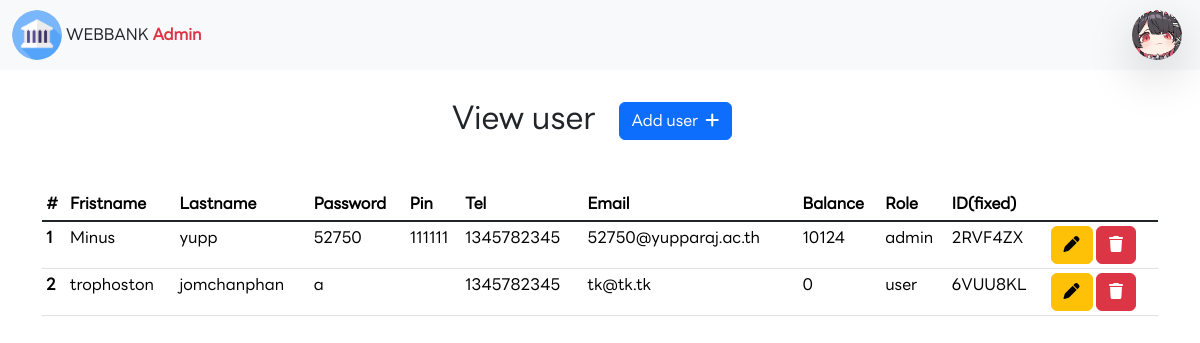
Screenshot of /admin/ad_viewuser.php (signed in) with the database file from the repository.
### tables this page shows
CREATE TABLE `users` (
  `u_id` int(11) NOT NULL,
  `u_fname` varchar(225) NOT NULL,
  `u_lname` varchar(225) NOT NULL,
  `u_tel` varchar(225) NOT NULL,
  `u_mail` varchar(225) NOT NULL,
  `u_role` varchar(225) NOT NULL,
  `u_bal` int(11) NOT NULL,
  `u_pin` varchar(225) NOT NULL,
  `u_pass` varchar(225) NOT NULL,
  `u_secid` varchar(225) NOT NULL
);

### server/connect.php (called while the page is built, shortened)
<?php
class DB_conn {
    private $DB_host = "localhost";
    private $DB_user = "root";
    private $DB_pass = "";
    private $DB_name = "webbank";
    public function __construct() {
        $this->conn = new mysqli($this->DB_host, $this->DB_user, $this->DB_pass, $this->DB_name);
    }
}

### function/userfunc.php (called while the page is built, shortened)
<?php
class User_class extends DB_conn {
     public function readall(){
          $sql = "SELECT * FROM users";
          $result = $this->conn->query($sql);
          $row = $result->fetch_all(MYSQLI_ASSOC);
          return $row;
          exit();
     }
}

### admin/ad_viewuser.php (the view, shortened to what this page needs)
<?php require_once("../server/connect.php");
require_once("../function/userfunc.php");
$obj = new User_class();
$vuser = $obj->readall();
?>
<!DOCTYPE html>
<html lang="en">
<head>
     <link rel="stylesheet" href="../plugin/bootstrap.css">
     <link rel="stylesheet" href="../dist/public.css">
</head>
<body class="overflow-x-scroll">
     <?php require_once("./ad_components/ad_nav.php"); ?>
     <p class="fs-2 text-center p-3">View user <a href="./ad_adduser.php" class="btn btn-primary m-3">Add user&nbsp;&nbsp;<i class="h-r-90 fa-solid fa-plus"></i></a></p>
     <div class=" container  ">
          <table class="table table-hover table-sm w-100">
               <thead>
                    <tr>
                         <th scope="col">#</th>
                         <th scope="col">Fristname</th>
                         <th scope="col">Lastname</th>
                         <th scope="col">Password</th>
                         <th scope="col">Pin</th>
                         <th scope="col">Tel</th>
                         <th scope="col">Email</th>
                         <th scope="col">Balance</th>
                         <th scope="col">Role</th>
                         <th scope="col">ID(fixed)</th>
                         <th scope="col"></th>
                    </tr>
               </thead>
               <tbody class="table-group-divider ">
                    <?php
                    $i = 1;
                    foreach ($vuser as $vu) {
                    ?>
                         <tr>
                              <th scope="row"><?php echo $i; ?></th>
                              <td><?php echo $vu["u_fname"]; ?></td>
                              <td><?php echo $vu["u_lname"]; ?></td>
                              <td><?php echo $vu["u_pass"]; ?></td>
                              <td><?php echo $vu["u_pin"]; ?></td>
                              <td><?php echo $vu["u_tel"]; ?></td>
                              <td><?php echo $vu["u_mail"]; ?></td>
                              <td><?php echo $vu["u_bal"]; ?></td>
                              <td><?php echo $vu["u_role"]; ?></td>
                              <td><?php echo $vu["u_secid"]; ?></td>
                              <td>
                              <form method="post">
                                   <a href=<?php echo"./ad_edituser.php?id=" . $vu["u_id"]; ?> class="btn btn-warning"><i class="fa-solid fa-pen text "></i></a>
                                   <button type="submit" name="del" href="" class="btn btn-danger"><i class="fa-solid fa-trash"></i></button>
                              </form>
                              </td>
                         </tr>
                    <?php
                         $i++;
                    }
                    ?>
               </tbody>
          </table>
     </div>
</body>
</html>

### rows the page displays
users: u_fname "Minus", u_lname "yupp", u_pass "52750", u_pin "111111", u_tel "1345782345", u_mail "52750@yupparaj.ac.th", u_bal "10124", u_role "admin", u_secid "2RVF4ZX"
users: u_fname "trophoston", u_lname "jomchanphan", u_pass "a", u_tel "1345782345", u_mail "tk@tk.tk", u_bal "0", u_role "user", u_secid "6VUU8KL"
